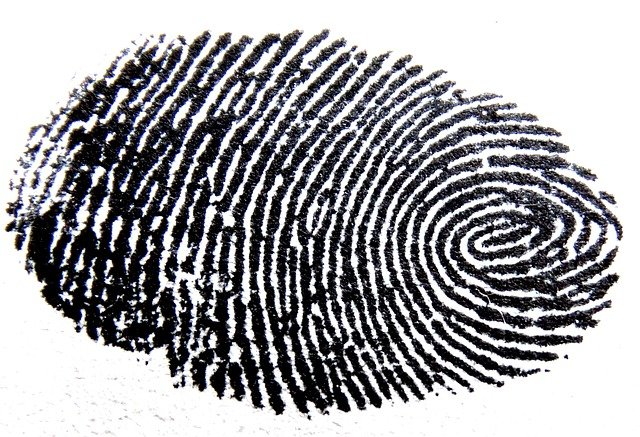
#> input picture in/fp.jpg, 640 x 437 px; its folder holds only this picture in this run
$ python Image_bg_512.py
#> lines starting #> are read from the running program, lines starting #| are printed output that depends on the picture
from PIL import Image
import glob
import traceback
from colorama import Fore, Style

def Reformat_Image(ImageFilePath,out_count):
#> called with ImageFilePath = 'in/fp.jpg', out_count = 1
    image = Image.open(ImageFilePath, 'r')
#> image is the input picture: PIL image 640x437 RGB; mean R, G, B 160, 159.7, 163.1
    image_size = image.size
#> image_size = (640, 437)
    width = image_size[0]
#> width = 640
    height = image_size[1]
#> height = 437

    try:
        square_side = 512

        background = Image.new('RGBA', (square_side, square_side), (255, 255, 255, 255))
#> background: PIL image 512x512 RGBA; every value is 255
        offset = (int(round(((square_side - width) / 2), 0)), int(round(((square_side - height) / 2),0)))
#> offset = (-64, 38)

        background.paste(image, offset)
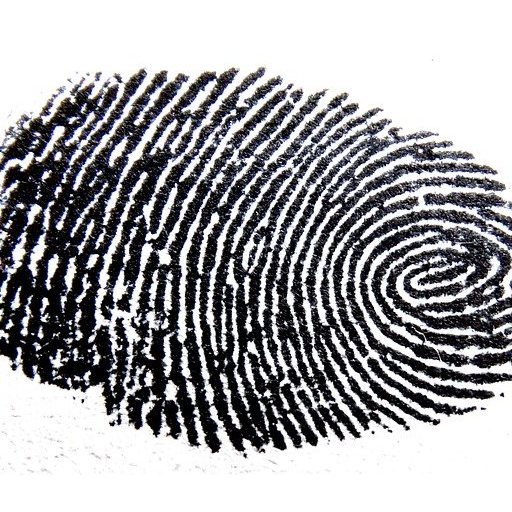
#> background: PIL image 512x512 RGBA; mean R, G, B, A 160.6, 160.4, 163.7, 255
        rgb_background = background.convert('RGB')
        rgb_background.save(f'out/{str(out_count)}.jpg')
        if out_count % 100 == 0:
            print(f'{Fore.BLUE}Done with {str(out_count)} {Style.RESET_ALL}')
    except :
        print(f'{Fore.RED}Exception !!{Style.RESET_ALL}')
        traceback.print_exc()

if __name__ == "__main__":
    out_count = 0
    for ImageFilePath in glob.glob('in/*.jpg'):
        out_count += 1
        Reformat_Image(ImageFilePath,out_count)
